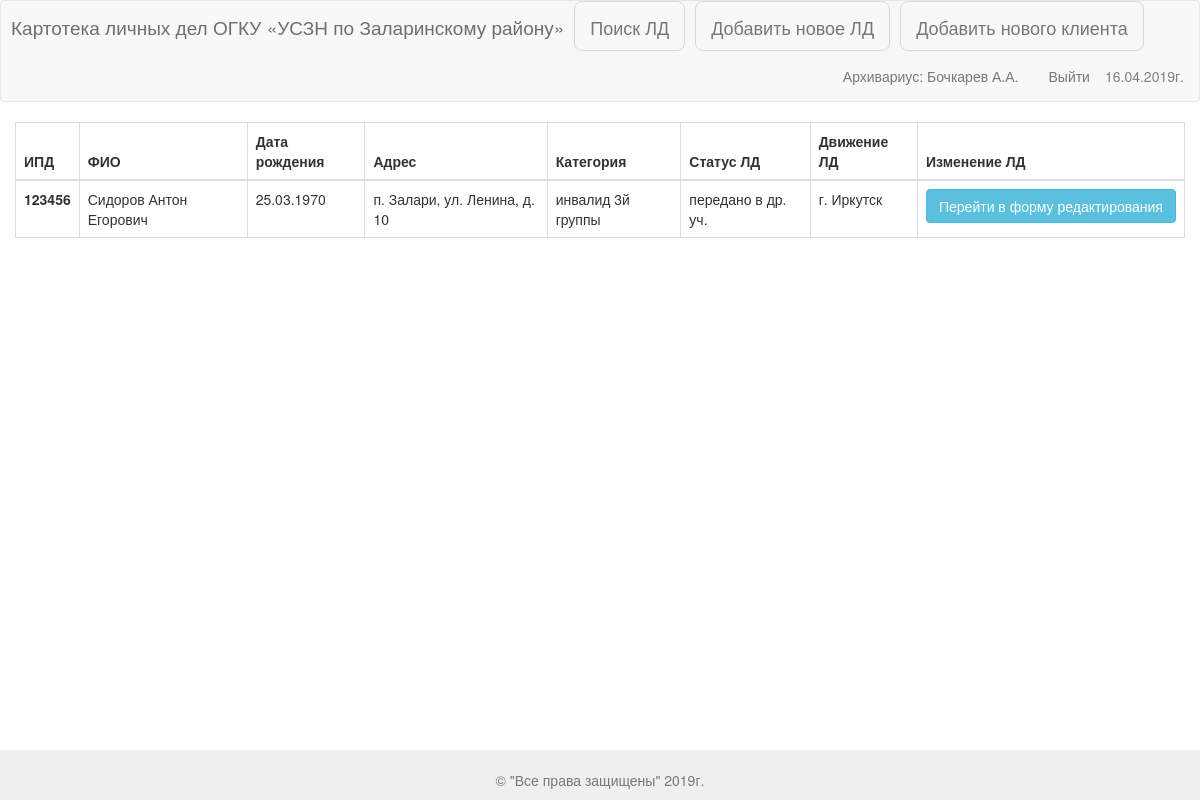
Screenshot of /archiv/2/ (signed in) with the database file from the repository.
### users/models.py (models this page shows, shortened)
class UsersProfile(models.Model):
    user = models.OneToOneField(User, null=True, blank=True, help_text='Ссылка на Django-аккаунт')
    fio = models.CharField(max_length=255, help_text='ФИО')
    def get_fio(self, dots=True):
        fio = self.fio.replace("  ", " ").strip()
        fio_split = fio.split(" ")
        if len(fio_split) == 0:
            fio_split.append("")
        if len(fio_split) == 1:
            fio_split.append("")
        if len(fio_split) == 2:
            fio_split.append("")
        if dots:
            return fio_split[0] + " " + fio_split[1][0] + "." + fio_split[2][0] + "."
        return fio_split[0] + " " + fio_split[1][0] + fio_split[2][0]

### main/models.py (models this page shows, shortened)
class CardIndex(models.Model):
    ipd = models.IntegerField(verbose_name='Индивидуальное порядковое дело', help_text='ИПД')
    client = models.ForeignKey(Client, verbose_name='Клиент', help_text='Клиент')
    category = models.ForeignKey(Category, verbose_name='Категория клиента', help_text='Категория клиента')
    control = models.ForeignKey(Control, verbose_name='Статус ЛД', help_text='Статус ЛД')
    spec = models.ForeignKey(UsersProfile, default="в архиве", blank=True, null=True,
                             verbose_name='Движение ЛД по специалистам', help_text='Движение ЛД')
    info = models.CharField(max_length=200, blank=True, verbose_name='Движение ЛД по другим УСЗН',
                            help_text='Движение по др. УСЗН.')

class Client(models.Model):
    last_name = models.CharField(max_length=30, help_text='Фамилия') # Фамилия
    first_name = models.CharField(max_length=30, help_text='Имя') # Имя
    middle_name = models.CharField(max_length=30, help_text='Отчество') # Отчество
    bday = models.DateField(auto_now=False, auto_now_add=False, help_text='Дата рождения') # Дата рождения
    address = models.CharField(max_length=100, help_text='Адрес проживания') # Адрес проживания
    def fio(self) -> str:
        return '{} {} {}'.format(self.last_name, self.first_name, self.middle_name)
    def __str__(self):
        return self.fio()

class Category(models.Model):
    category = models.CharField(max_length=40, help_text='Категория клиента')  # Категория граждан
    def __str__(self):
        return self.category

class Control(models.Model):
    check_mark = models.CharField(max_length=30, help_text='Движение ЛД') # Перемещение ЛД
    def __str__(self):
        return self.check_mark

### main/views.py (the view)
# urls.py: url(r'^archiv/(?P<ld_id>\d+)/$', views.ld, name='ld'),
@login_required
@group_required("Архивариус")
def ld(request, ld_id):
    data = CardIndex.objects.get(id=ld_id)
    context = {'ld': data}
    return render(request, 'main/ld.html', context)

### main/templates/main/ld.html (shortened to what this page needs)
{% extends "main/base.html" %}
{% load bootstrap3 %}
{% block menu %}
    <a class="navbar-brand" href="{% url 'main:main' %}">Поиск ЛД</a>
    <a class="navbar-brand" href="{% url 'main:newld' %}">Добавить новое ЛД</a>
    <a class="navbar-brand" href="{% url 'main:newclient' %}">Добавить нового клиента</a>
{% endblock menu %}
{% block content %}
<div class="container-fluid">
    <div id="table_cont">
        <table class="table table-bordered floatThead ct" id="log_table">
        <thead class="thead-dark">
            <tr>
                <th scope="col">ИПД</th>
                <th scope="col">ФИО</th>
                <th scope="col">Дата рождения</th>
                <th scope="col">Адрес</th>
                <th scope="col">Категория</th>
                <th scope="col">Статус ЛД</th>
                <th scope="col">Движение ЛД</th>
                <th scope="col">Изменение ЛД</th>
            </tr>
        </thead>
        <tbody>
            <tr>
                <th scope="row">{{ ld.ipd }}</th>
                <td>{{ ld.client }}</td>
                <td>{{ ld.client.bday }}</td>
                <td>{{ ld.client.address }}</td>
                <td>{{ ld.category }}</td>
                <td>{{ ld.control }}</td>
                {% if ld.control.check_mark == 'в архиве'%}
                <td></td>
                {% elif ld.control.check_mark == 'передано в др. уч.' %}
                <td>{{ ld.info }}</td>
                {% else %}
                <td>{{ ld.spec }}</td>
                {% endif %}
                <td>
                    <a href="{% url 'main:edit_ld' ld.id %}" class="btn btn-info">Перейти в форму редактирования</a>
                </td>
            </tr>
        </tbody>
        </table>
    </div>
</div>
{% endblock content %}

### main/templates/main/base.html (shortened to what this page needs)
{% load bootstrap3 %}
<!DOCTYPE html>
<html lang="en">
<head>
    <link href="/static/css/bootstrap.min.css" rel="stylesheet">
    <link rel="stylesheet" href="/static/css/style.css">
    {% bootstrap_css %}
</head>
<body>
    <nav id="raport" class="navbar navbar-default" role="navigation">
        <div id="logo_name">
            Картотека личных дел ОГКУ &#171;УСЗН по Заларинскому району&#187;
        </div>
        <div id="menu">{% block menu %}{% endblock menu %}</div>
        <div>
            <div class="date">
                {% now "d.m.Yг." %}
            </div>
            <div id="navbar" class="navbar-collapse collapse">
                <ul class="nav navbar-nav navbar-right">
                    {% if user.is_authenticated %}
                    {% for v in request.user.groups.all %}
                        <li><a>{{ v }}: {{ request.user.usersprofile.get_fio }}</a></li>
                    {% endfor %}
                        <li><a href="{% url 'users:logout' %}">Выйти</a></li>
                    {% else %}
                        <li><a href="{% url 'users:login' %}">Войти</a></li>
                    {% endif %}
                </ul>
            </div>
        </div>
    </nav>
    {% block footer %}
        <nav class="navbar navbar-default navbar-fixed-bottom">
                <div align='center'>
                    <footer>
                        <p class="text-muted"><br>&#169 "Все права защищены" {% now "Y" %}г.</p>
                    </footer>
                </div>
        </nav>
    {% endblock footer %}
{% block content %}{% endblock content %}
</body>
</html>

### static/css/style.css (style rules this page uses)
#logo_name { float: left; margin-left: 10px; padding-top: 12px; font-size: 19px; color: #6E6E6E; }
.date { color: grey; padding: 15px; float: right; }
footer { background: #EDF0EF; heigth: 132px; align-items: center; position: absolute; bottom: 0; width: 100%; }
#menu a { border: 1px solid #D8D8D8; border-radius: 8px; margin-left: 10px; }

### rows the page displays
CardIndex: ipd "123456", client "Сидоров Антон Егорович", client.bday "25.03.1970", client.address "п. Залари, ул. Ленина, д. 10", category "инвалид 3й группы", control "передано в др. уч.", info "г. Иркутск"

### other values shown
{{ v }} "Архивариус"
{{ request.user.usersprofile.get_fio }} "Бочкарев А.А."
